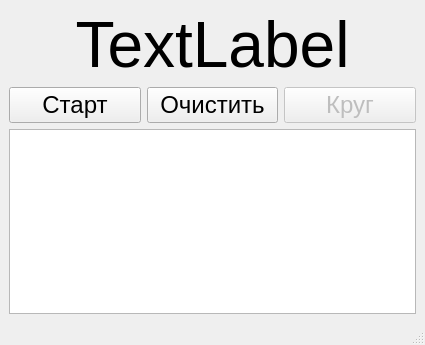
<?xml version="1.0" encoding="UTF-8"?>
<ui version="4.0">
 <class>MainWindow</class>
 <widget class="QMainWindow" name="MainWindow">
  <property name="geometry">
   <rect>
    <x>0</x>
    <y>0</y>
    <width>425</width>
    <height>345</height>
   </rect>
  </property>
  <property name="windowTitle">
   <string>MainWindow</string>
  </property>
  <widget class="QWidget" name="centralwidget">
   <layout class="QVBoxLayout" name="verticalLayout">
    <item>
     <widget class="QLabel" name="timeLabel">
      <property name="font">
       <font>
        <pointsize>48</pointsize>
       </font>
      </property>
      <property name="text">
       <string>TextLabel</string>
      </property>
      <property name="alignment">
       <set>Qt::AlignCenter</set>
      </property>
     </widget>
    </item>
    <item>
     <layout class="QHBoxLayout" name="horizontalLayout">
      <item>
       <widget class="QPushButton" name="startBtn">
        <property name="font">
         <font>
          <pointsize>18</pointsize>
         </font>
        </property>
        <property name="text">
         <string>Старт</string>
        </property>
       </widget>
      </item>
      <item>
       <widget class="QPushButton" name="clearBtn">
        <property name="font">
         <font>
          <pointsize>18</pointsize>
         </font>
        </property>
        <property name="text">
         <string>Очистить</string>
        </property>
       </widget>
      </item>
      <item>
       <widget class="QPushButton" name="roundBtn">
        <property name="enabled">
         <bool>false</bool>
        </property>
        <property name="font">
         <font>
          <pointsize>18</pointsize>
         </font>
        </property>
        <property name="text">
         <string>Круг</string>
        </property>
       </widget>
      </item>
     </layout>
    </item>
    <item>
     <widget class="QTextBrowser" name="textBrowser"/>
    </item>
   </layout>
  </widget>
  <widget class="QMenuBar" name="menubar">
   <property name="geometry">
    <rect>
     <x>0</x>
     <y>0</y>
     <width>425</width>
     <height>21</height>
    </rect>
   </property>
  </widget>
  <widget class="QStatusBar" name="statusbar"/>
 </widget>
 <resources/>
 <connections/>
</ui>
